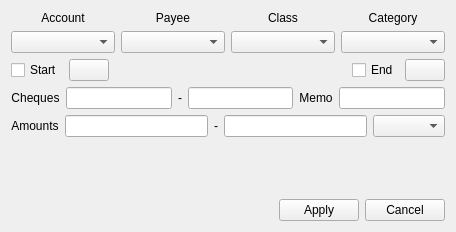
<?xml version="1.0" encoding="UTF-8"?>
<ui version="4.0">
 <class>CSearch</class>
 <widget class="QWidget" name="CSearch">
  <property name="geometry">
   <rect>
    <x>0</x>
    <y>0</y>
    <width>456</width>
    <height>232</height>
   </rect>
  </property>
  <property name="windowTitle">
   <string>Form</string>
  </property>
  <layout class="QVBoxLayout" name="verticalLayout">
   <item>
    <layout class="QGridLayout" name="gridLayout">
     <item row="0" column="0">
      <widget class="QLabel" name="label_6">
       <property name="text">
        <string>Account</string>
       </property>
       <property name="alignment">
        <set>Qt::AlignCenter</set>
       </property>
      </widget>
     </item>
     <item row="0" column="1">
      <widget class="QLabel" name="label_7">
       <property name="text">
        <string>Payee</string>
       </property>
       <property name="alignment">
        <set>Qt::AlignCenter</set>
       </property>
      </widget>
     </item>
     <item row="0" column="2">
      <widget class="QLabel" name="label_8">
       <property name="text">
        <string>Class</string>
       </property>
       <property name="alignment">
        <set>Qt::AlignCenter</set>
       </property>
      </widget>
     </item>
     <item row="0" column="3">
      <widget class="QLabel" name="label_9">
       <property name="text">
        <string>Category</string>
       </property>
       <property name="alignment">
        <set>Qt::AlignCenter</set>
       </property>
      </widget>
     </item>
     <item row="1" column="0">
      <widget class="QComboBox" name="pCBAccount">
       <property name="sizePolicy">
        <sizepolicy hsizetype="Expanding" vsizetype="Fixed">
         <horstretch>0</horstretch>
         <verstretch>0</verstretch>
        </sizepolicy>
       </property>
      </widget>
     </item>
     <item row="1" column="1">
      <widget class="QComboBox" name="pCBPayee">
       <property name="sizePolicy">
        <sizepolicy hsizetype="Expanding" vsizetype="Fixed">
         <horstretch>0</horstretch>
         <verstretch>0</verstretch>
        </sizepolicy>
       </property>
      </widget>
     </item>
     <item row="1" column="2">
      <widget class="QComboBox" name="pCBClass">
       <property name="sizePolicy">
        <sizepolicy hsizetype="Expanding" vsizetype="Fixed">
         <horstretch>0</horstretch>
         <verstretch>0</verstretch>
        </sizepolicy>
       </property>
      </widget>
     </item>
     <item row="1" column="3">
      <widget class="QComboBox" name="pCBCategory">
       <property name="sizePolicy">
        <sizepolicy hsizetype="Expanding" vsizetype="Fixed">
         <horstretch>0</horstretch>
         <verstretch>0</verstretch>
        </sizepolicy>
       </property>
      </widget>
     </item>
    </layout>
   </item>
   <item>
    <layout class="QHBoxLayout" name="horizontalLayout_4">
     <item>
      <widget class="QCheckBox" name="pCkBDate1">
       <property name="text">
        <string>Start</string>
       </property>
      </widget>
     </item>
     <item>
      <widget class="QPushButton" name="pPBDate1">
       <property name="sizePolicy">
        <sizepolicy hsizetype="Preferred" vsizetype="Fixed">
         <horstretch>0</horstretch>
         <verstretch>0</verstretch>
        </sizepolicy>
       </property>
       <property name="text">
        <string/>
       </property>
      </widget>
     </item>
     <item>
      <spacer name="horizontalSpacer_2">
       <property name="orientation">
        <enum>Qt::Horizontal</enum>
       </property>
       <property name="sizeHint" stdset="0">
        <size>
         <width>40</width>
         <height>20</height>
        </size>
       </property>
      </spacer>
     </item>
     <item>
      <widget class="QCheckBox" name="pCkBDate2">
       <property name="text">
        <string>End</string>
       </property>
      </widget>
     </item>
     <item>
      <widget class="QPushButton" name="pPBDate2">
       <property name="sizePolicy">
        <sizepolicy hsizetype="Preferred" vsizetype="Fixed">
         <horstretch>0</horstretch>
         <verstretch>0</verstretch>
        </sizepolicy>
       </property>
       <property name="text">
        <string/>
       </property>
      </widget>
     </item>
    </layout>
   </item>
   <item>
    <layout class="QHBoxLayout" name="horizontalLayout_2">
     <item>
      <widget class="QLabel" name="label">
       <property name="text">
        <string>Cheques</string>
       </property>
       <property name="alignment">
        <set>Qt::AlignCenter</set>
       </property>
      </widget>
     </item>
     <item>
      <widget class="QLineEdit" name="pLECheque1">
       <property name="sizePolicy">
        <sizepolicy hsizetype="Expanding" vsizetype="Fixed">
         <horstretch>0</horstretch>
         <verstretch>0</verstretch>
        </sizepolicy>
       </property>
      </widget>
     </item>
     <item>
      <widget class="QLabel" name="label_2">
       <property name="text">
        <string>-</string>
       </property>
       <property name="alignment">
        <set>Qt::AlignCenter</set>
       </property>
      </widget>
     </item>
     <item>
      <widget class="QLineEdit" name="pLECheque2">
       <property name="sizePolicy">
        <sizepolicy hsizetype="Expanding" vsizetype="Fixed">
         <horstretch>0</horstretch>
         <verstretch>0</verstretch>
        </sizepolicy>
       </property>
      </widget>
     </item>
     <item>
      <widget class="QLabel" name="label_5">
       <property name="text">
        <string>Memo</string>
       </property>
       <property name="alignment">
        <set>Qt::AlignCenter</set>
       </property>
      </widget>
     </item>
     <item>
      <widget class="QLineEdit" name="pLEMemo"/>
     </item>
    </layout>
   </item>
   <item>
    <layout class="QHBoxLayout" name="horizontalLayout">
     <item>
      <widget class="QLabel" name="label_3">
       <property name="text">
        <string>Amounts</string>
       </property>
       <property name="alignment">
        <set>Qt::AlignCenter</set>
       </property>
      </widget>
     </item>
     <item>
      <widget class="QLineEdit" name="pLEAmount1"/>
     </item>
     <item>
      <widget class="QLabel" name="label_4">
       <property name="text">
        <string>-</string>
       </property>
       <property name="alignment">
        <set>Qt::AlignCenter</set>
       </property>
      </widget>
     </item>
     <item>
      <widget class="QLineEdit" name="pLEAmount2"/>
     </item>
     <item>
      <widget class="QComboBox" name="pCBAmtType"/>
     </item>
    </layout>
   </item>
   <item>
    <spacer name="verticalSpacer">
     <property name="orientation">
      <enum>Qt::Vertical</enum>
     </property>
     <property name="sizeHint" stdset="0">
      <size>
       <width>20</width>
       <height>56</height>
      </size>
     </property>
    </spacer>
   </item>
   <item>
    <layout class="QHBoxLayout" name="horizontalLayout_3">
     <item>
      <spacer name="horizontalSpacer">
       <property name="orientation">
        <enum>Qt::Horizontal</enum>
       </property>
       <property name="sizeHint" stdset="0">
        <size>
         <width>40</width>
         <height>20</height>
        </size>
       </property>
      </spacer>
     </item>
     <item>
      <widget class="QPushButton" name="pPBApply">
       <property name="text">
        <string>Apply</string>
       </property>
      </widget>
     </item>
     <item>
      <widget class="QPushButton" name="pPBCancel">
       <property name="text">
        <string>Cancel</string>
       </property>
      </widget>
     </item>
    </layout>
   </item>
  </layout>
 </widget>
 <tabstops>
  <tabstop>pCBAccount</tabstop>
  <tabstop>pCBPayee</tabstop>
  <tabstop>pCBClass</tabstop>
  <tabstop>pCBCategory</tabstop>
  <tabstop>pCkBDate1</tabstop>
  <tabstop>pPBDate1</tabstop>
  <tabstop>pCkBDate2</tabstop>
  <tabstop>pPBDate2</tabstop>
  <tabstop>pLECheque1</tabstop>
  <tabstop>pLECheque2</tabstop>
  <tabstop>pLEMemo</tabstop>
  <tabstop>pLEAmount1</tabstop>
  <tabstop>pLEAmount2</tabstop>
  <tabstop>pCBAmtType</tabstop>
  <tabstop>pPBCancel</tabstop>
  <tabstop>pPBApply</tabstop>
 </tabstops>
 <resources/>
 <connections/>
</ui>
